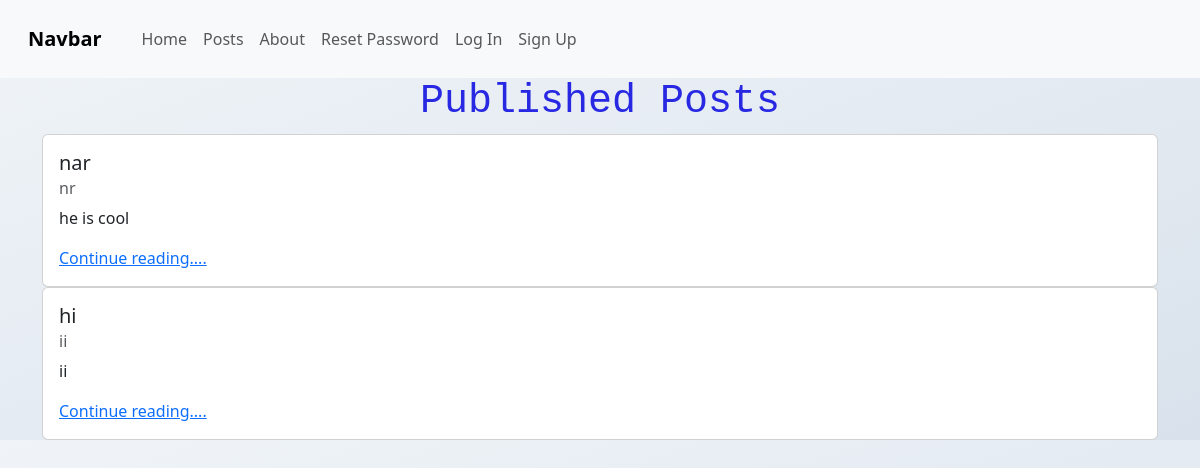
The app's page /posts/, older data.
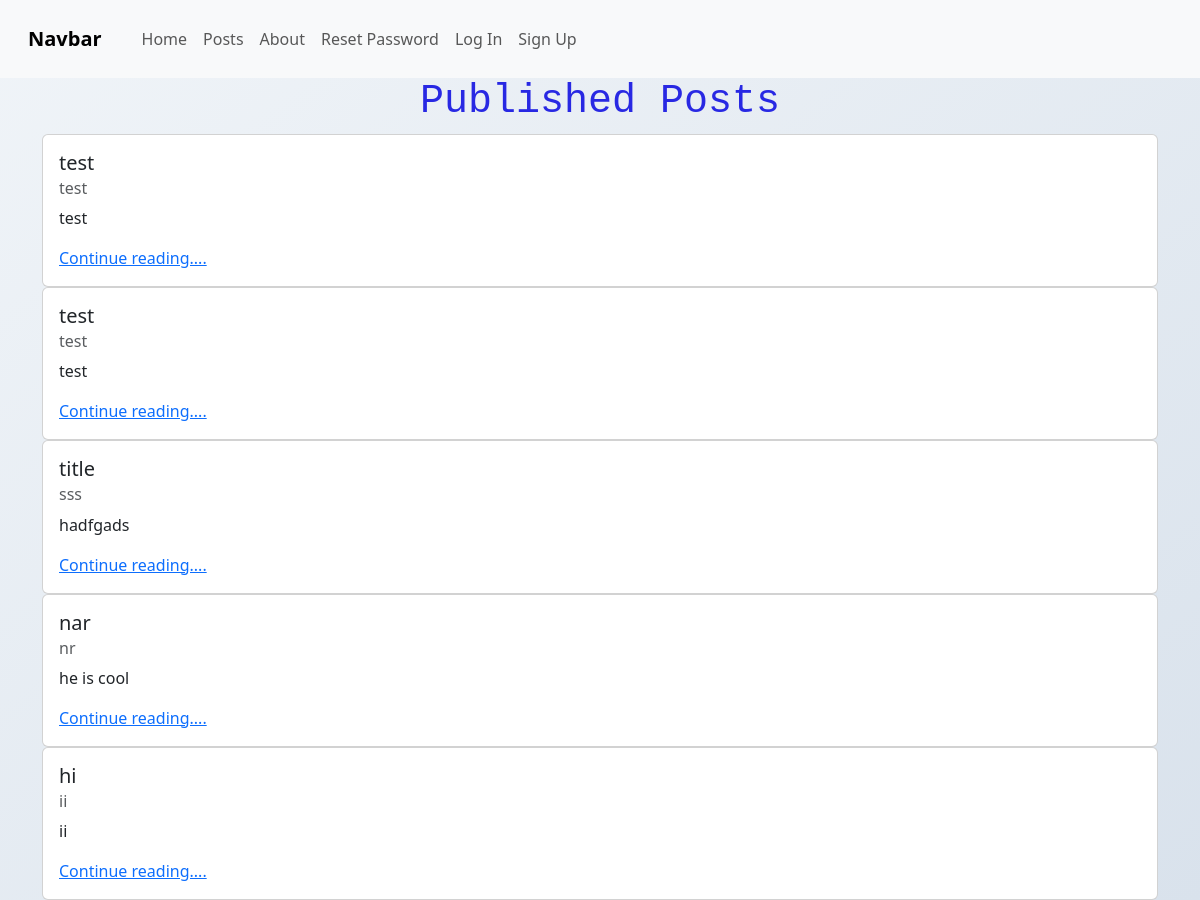
The same page, newer data.
### posts/models.py (models this page shows, shortened)
class Post(models.Model):
    title = models.CharField(max_length=128)
    subtitle = models.CharField(max_length=256)
    body = models.TextField()
    author = models.ForeignKey(
        get_user_model(),
        on_delete=models.CASCADE
    )
    status = models.ForeignKey(
        Status,
        on_delete=models.CASCADE,
    )
    created_on = models.DateTimeField(auto_now_add=True)

### posts/views.py (the view)
# urls.py: path("", views.PostListView.as_view(), name="list"),
class PostListView(ListView):
    template_name = "posts/list.html"
    model = Post
    def get_context_data(self,  **kwargs):
        context = super().get_context_data(**kwargs)
        published = Status.objects.get(name="published")
        context["title"] = "Published"
        context["post_list"] = (
            Post.objects
            .filter(status=published)
            .order_by("created_on").reverse()
        )
        return context

### templates/posts/list.html (shortened to what this page needs)
{% extends 'base.html' %}
{% block content %}
<h1>{{ title }} Posts</h1>
{% for post in post_list %}
<div class="card">
        <div class="card-body">
            <h5 class="card-title">{{ post.title }}</h5>
            <h6 class="card-subtitle mb-2 text-body-secondary">{{ post.subtitle }}</h6>
            <p class="card-text">{{ post.body|truncatechars:128 }}</p>
            <a href="{% url 'detail' post.id %}" class="card-link">Continue reading....</a>
        </div>
</div>
{% endfor %}
{% endblock content %}

Row changes from the older to the newer data that the page shows:
added Post: title "test", subtitle "test", body "test"
added Post: title "test", subtitle "test", body "test"
added Post: title "title", subtitle "sss", body "hadfgads"
